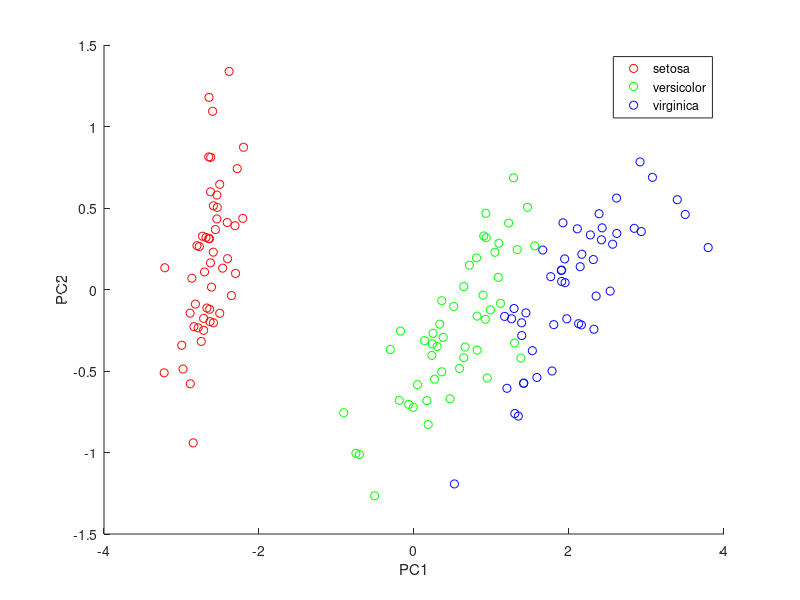

MATLAB code to generate this figure: (Note: this script raises an error after producing the figure.)
load fisheriris;

[coeff, score, latent, ~, ~, mu]  = pca(meas);

figure;
gscatter(score(:,1), score(:,2), species, 'rgb');
xlabel('PC1');
ylabel('PC2');

Y = tsne(meas);
figure;
gscatter(Y(:,1), Y(:,2), species, 'rgb');